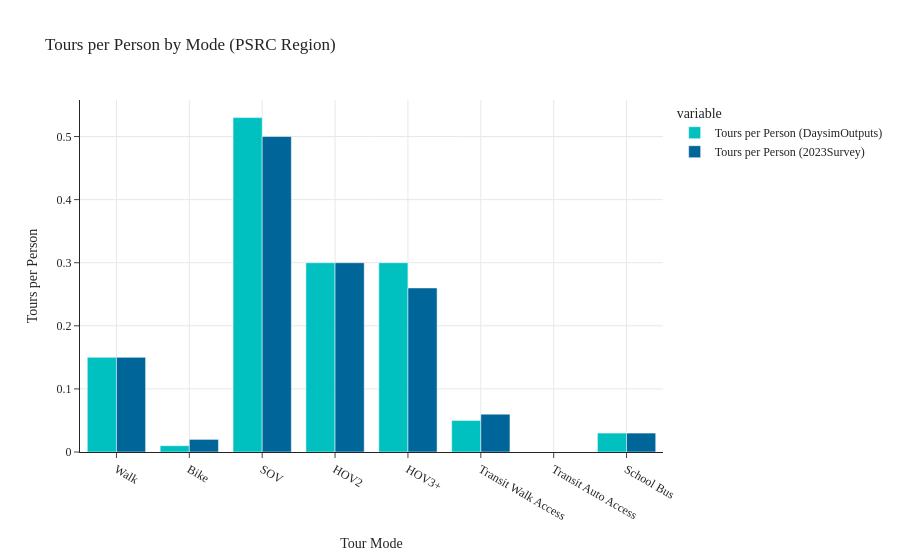

Here is the notebook cell this chart was saved with:
### Code cell
tours_per_ps_by_mode(data1=data_daysim, data2=data_survey, tag='PSRC Region')

### Figure 1 — Plotly figure (JSON) as saved in the notebook; plotly's stock layout.template omitted (floating-point values rounded to 4 significant figures)
{"data": [{"alignmentgroup": "True", "hovertemplate": "variable=Tours per Person (DaysimOutputs)<br>Tour Mode=%{x}<br>value=%{y}<extra></extra>", "legendgroup": "Tours per Person (DaysimOutputs)", "marker": {"color": "#00C0C0", "pattern": {"shape": ""}}, "name": "Tours per Person (DaysimOutputs)", "offsetgroup": "Tours per Person (DaysimOutputs)", "orientation": "v", "showlegend": true, "textposition": "auto", "type": "bar", "x": ["Walk", "Bike", "SOV", "HOV2", "HOV3+", "Transit Walk Access", "Transit Auto Access", "School Bus"], "xaxis": "x", "y": [0.15, 0.01, 0.53, 0.3, 0.3, 0.05, 0, 0.03], "yaxis": "y"}, {"alignmentgroup": "True", "hovertemplate": "variable=Tours per Person (2023Survey)<br>Tour Mode=%{x}<br>value=%{y}<extra></extra>", "legendgroup": "Tours per Person (2023Survey)", "marker": {"color": "#006598", "pattern": {"shape": ""}}, "name": "Tours per Person (2023Survey)", "offsetgroup": "Tours per Person (2023Survey)", "orientation": "v", "showlegend": true, "textposition": "auto", "type": "bar", "x": ["Walk", "Bike", "SOV", "HOV2", "HOV3+", "Transit Walk Access", "Transit Auto Access", "School Bus"], "xaxis": "x", "y": [0.15, 0.02, 0.5, 0.3, 0.26, 0.06, 0, 0.03], "yaxis": "y"}], "layout": {"barmode": "group", "legend": {"title": {"text": "variable"}, "tracegroupgap": 0}, "title": {"text": "Tours per Person by Mode (PSRC Region)"}, "xaxis": {"anchor": "y", "domain": [0, 1], "showgrid": true, "title": {"text": "Tour Mode"}}, "yaxis": {"anchor": "x", "domain": [0, 1], "showgrid": true, "title": {"text": "Tours per Person"}}}}
